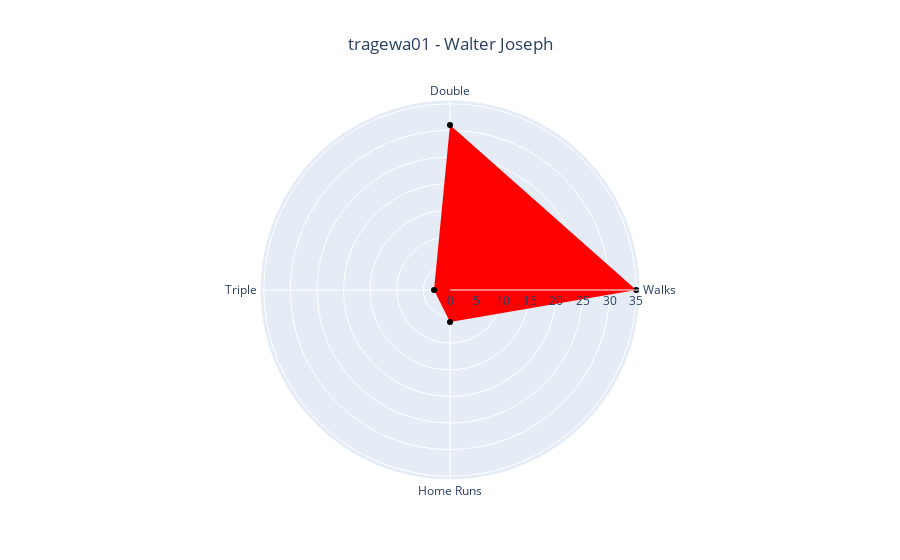

Notebook cell for this chart:
### Code cell
def random_color():
    return random.choice(list(mcolors.CSS4_COLORS))

fig = go.Figure()
fig.add_trace(
    go.Scatterpolar(
        mode='markers',
        theta=['Walks', 'Double', 'Triple', 'Home Runs'],
        fill='toself',
        marker_color='black'
    )
)

data = player_batting_career.sample()
totalVal = sum(data[['Walks', 'Double', 'Triple', 'Home Runs']].values.flatten().tolist())

while (totalVal <= 20):
    data = player_batting_career.loc[player_batting_career['player_id'] == player_batting_career.sample()[['player_id']].values[0][0]]
    totalVal = sum(data[['Walks', 'Double', 'Triple', 'Home Runs']].values.flatten().tolist())

title = f"{data[['player_id']].values[0][0]} - {data[['name_given']].values[0][0]}"
fig.update_traces(
    r = data[['Walks', 'Double', 'Triple', 'Home Runs']].values.flatten().tolist(),
    name = title,
    fillcolor=random_color()
)

fig.update_layout(
    title = {
        'text' : title,
        'x' : 0.5
    }
)
fig.show()

### Figure 1 — Plotly figure (JSON) as saved in the notebook; plotly's stock layout.template omitted (floating-point values rounded to 4 significant figures)
{"data": [{"fill": "toself", "fillcolor": "red", "marker": {"color": "black"}, "mode": "markers", "name": "tragewa01 - Walter Joseph", "r": [35, 31, 3, 6], "theta": ["Walks", "Double", "Triple", "Home Runs"], "type": "scatterpolar"}], "layout": {"title": {"text": "tragewa01 - Walter Joseph", "x": 0.5}}}
